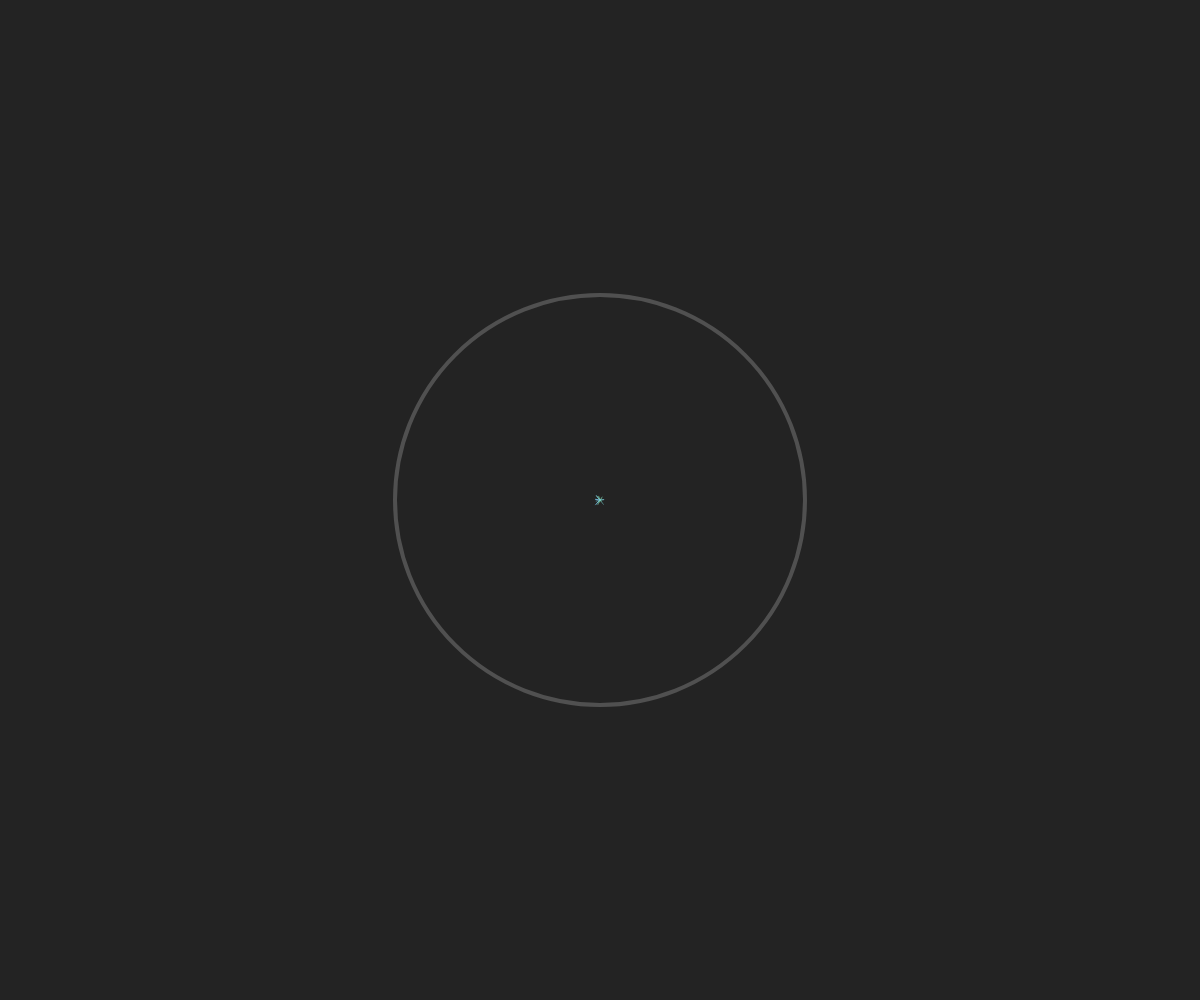
Frame 1 (no input)
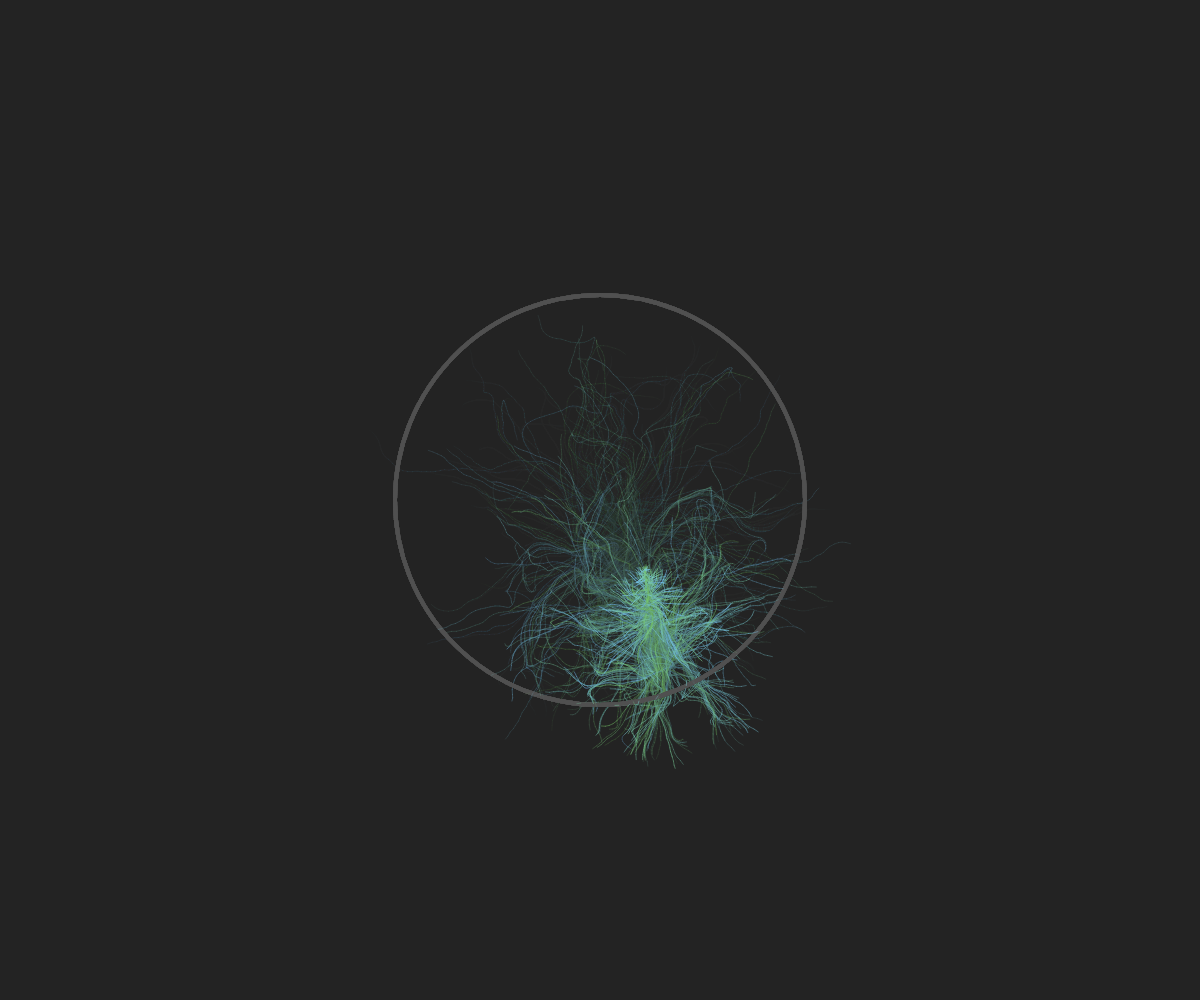
Frame 60 (no input)
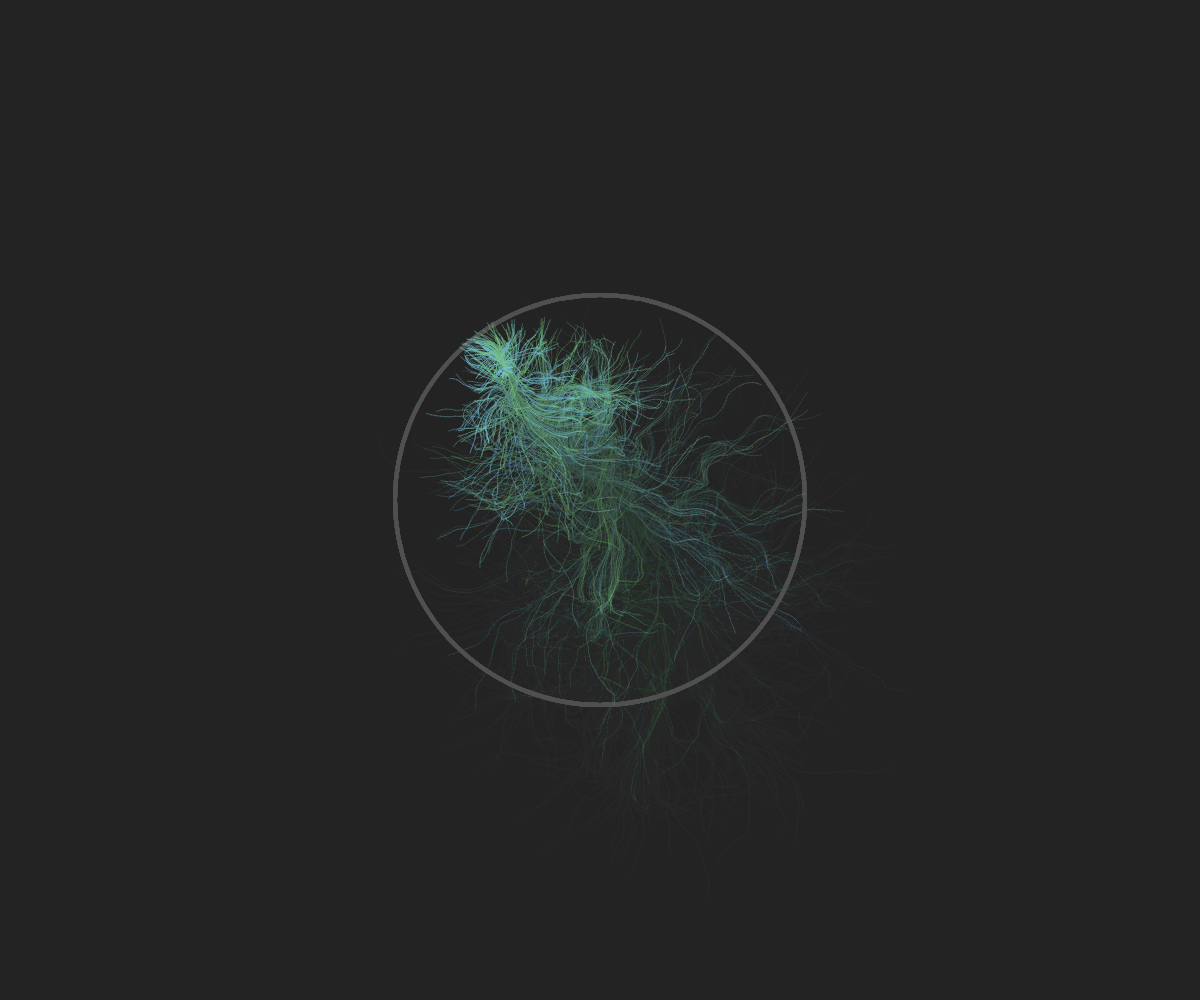
Frame 120 (the mouse pressed at the canvas centre since frame 60)

The p5.js sketch that drew these frames (run headless with seeded random() and noise() and a simulated clock; from frame 60 on, the mouse is pressed at the canvas centre):

// p5.js sketch
// ── sketch.js
let font;
let pars = [];
let angle = 0;
let p, v;
let r = 180, speed = 5;

function setup() {
  createCanvas(windowWidth, windowHeight);
  background(35);

  p = createVector(width/2,height/2);
  v = createVector(3,3);
}

function draw() {
  noStroke();
  background(30,10);

  push();
  noFill();
  stroke(80);
  strokeWeight(4);
  translate(width/2, height/2);
  ellipse(0,0,2*r+50);
  pop();

  for(let i=0;i<20;i++){
    pars.push(new Particle(p.x,p.y));
  }

  let d = dist(p.x, p.y, width/2, height/2);
  if(d > r){
    v.x = -v.x;
    v.y = -v.y;
  }

  v.x = v.x + random(-1,1);
  v.y = v.y + random(-1,1);
  v.setMag(speed);

  p.add(v);
  // ellipse(p.x, p.y, 50);

  for(let i=0;i<pars.length;i++){
    pars[i].update();
    pars[i].display();
    pars[i].remove(i);
  }

  angle += 0.1;
}

class Particle {
  constructor(x,y){
    this.pos = createVector(x,y);
    this.prev = createVector(x,y);
    this.vel = createVector(random(-5,5), random(-5,5));
    this.acc = createVector();
    this.alpha = random(100, 200);
    this.blue = map(abs(this.vel.x), 0, 5, 100,255);
    this.maxSpeed = 5;
  }

  update(){
    let angle = noise(this.pos.x/100, this.pos.y/100)*100;
    this.acc = createVector(cos(angle), sin(angle));

    this.alpha -= 3;
    this.prev.x = this.pos.x;
    this.prev.y = this.pos.y;

    this.pos.add(this.vel);
    this.vel.add(this.acc);
    this.vel.limit(this.maxSpeed);
    // this.acc.mult(0);
  }

  remove(i){
    if(this.alpha < 0){
      pars.splice(i,1);
    }
  }

  display(){
    stroke(120,200, this.blue, this.alpha);
    line(this.pos.x, this.pos.y, this.prev.x, this.prev.y);
  }
}
